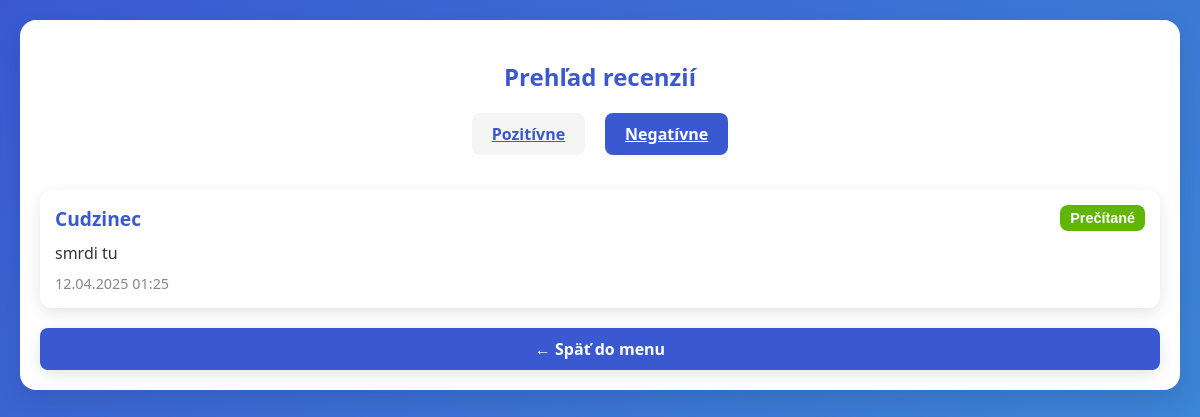
The page /cabinet/feedback_admin.php?filter=negativna on the database its author committed.
### tables this page shows
CREATE TABLE `feedback` (
  `id` int(11) NOT NULL,
  `typ_osoby` enum('dedincan','cudzinec') NOT NULL COMMENT 'Určuje, či je osoba dedinčan alebo cudzinec',
  `typ_recenzie` enum('pozitivna','negativna') NOT NULL COMMENT 'Určuje, či je recenzia pozitívna alebo negatívna',
  `text_recenzie` text NOT NULL COMMENT 'Text recenzie od osoby',
  `datum` timestamp NOT NULL DEFAULT current_timestamp() COMMENT 'Dátum a čas pridania recenzie'
);

### cabinet/feedback_admin.php (the view, shortened to what this page needs)
<?php
require 'db.php';
$recenzie = [];
$filter = isset($_GET['filter']) ? $_GET['filter'] : 'pozitivna';
$sql = "SELECT id, typ_osoby, text_recenzie, datum FROM feedback WHERE typ_recenzie = ? ORDER BY datum DESC";
$stmt = $conn->prepare($sql);
$stmt->bind_param("s", $filter);
$stmt->execute();
$result = $stmt->get_result();
if ($result->num_rows > 0) {
    while ($row = $result->fetch_assoc()) {
        $recenzie[] = $row;
    }
}
?>
<!DOCTYPE html>
<html lang="sk">
<head>
</head>
<body>
    <div class="container">
        <h2>Prehľad recenzií</h2>
        <div class="filter-buttons">
            <a href="?filter=pozitivna" class="filter-button <?= $filter === 'pozitivna' ? 'active' : '' ?>">Pozitívne</a>
            <a href="?filter=negativna" class="filter-button <?= $filter === 'negativna' ? 'active' : '' ?>">Negatívne</a>
        </div>
        <?php if (!empty($recenzie)): ?>
            <?php foreach ($recenzie as $recenzia): ?>
                <div class="review-box">
                    <div class="review-header">
                        <h3><?= htmlspecialchars(ucfirst($recenzia['typ_osoby'])) ?></h3>
                        <form method="post" style="display: inline;">
                            <button type="submit" class="delete-button">Prečítané</button>
                        </form>
                    </div>
                    <div class="review-body">
                        <?= nl2br(htmlspecialchars($recenzia['text_recenzie'])) ?>
                    </div>
                    <div class="review-date">
                        <?= date('d.m.Y H:i', strtotime($recenzia['datum'])) ?>
                    </div>
                </div>
            <?php endforeach; ?>
        <?php else: ?>
            <p style="text-align: center; color: #888;">Žiadne recenzie na zobrazenie.</p>
        <?php endif; ?>
        <a href="cabinet_menu.php" class="back-button">← Späť do menu</a>
    </div>
</body>
</html>

### cabinet/feedback_admin.php (style rules this page uses)
body { margin: 0; padding: 0; font-family: 'Segoe UI', sans-serif; background: linear-gradient(135deg, #3A59D1, #3D90D7); height: 100vh; display: flex; justify-content: flex-start; align-items: flex-start; padding: 20px; }
.container { display: flex; flex-direction: column; width: 100%; max-width: 1200px; margin: 0 auto; background-color: white; border-radius: 16px; box-shadow: 0 10px 25px rgba(0, 0, 0, 0.1); padding: 20px; }
h2 { color: #3A59D1; margin-bottom: 20px; text-align: center; }
.filter-buttons { display: flex; justify-content: center; gap: 20px; margin-bottom: 20px; }
.filter-button { background-color: #f5f5f5; color: #3A59D1; border: none; padding: 10px 20px; font-size: 1rem; font-weight: bold; border-radius: 8px; cursor: pointer; transition: background-color 0.3s ease, transform 0.2s ease; }
.filter-button.active { background-color: #3A59D1; color: white; }
.review-box { background-color: white; padding: 15px; border-radius: 12px; margin-top: 15px; box-shadow: 0 5px 15px rgba(0, 0, 0, 0.1); position: relative; }
.review-header { display: flex; justify-content: space-between; align-items: center; color: #3A59D1; }
.review-header h3 { margin: 0; font-size: 1.2rem; }
.review-body { margin-top: 10px; color: #333; }
.review-date { font-size: 0.9rem; color: #888; margin-top: 10px; }
.delete-button { position: absolute; top: 15px; right: 15px; background-color:rgb(97, 181, 7); color: white; border: none; padding: 5px 10px; font-size: 0.9rem; font-weight: bold; border-radius: 8px; cursor: pointer; transition: background-color 0.3s ease, transform 0.2s ease; }
.back-button { display: inline-block; margin-top: 20px; padding: 10px 20px; background-color: #3A59D1; color: white; text-decoration: none; font-size: 1rem; font-weight: bold; border-radius: 8px; box-shadow: 0 5px 15px rgba(0, 0, 0, 0.1); transition: background-color 0.3s ease, transform 0.2s ease; text-align: center; }

### rows shown on the page
feedback: typ_osoby "Cudzinec", text_recenzie "smrdi tu", datum "12.04.2025 01:25"
